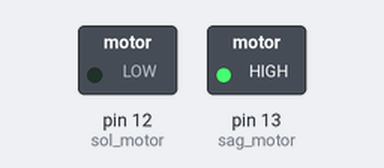
A sketch run on a simulated Arduino Uno, built with avr-gcc and run on an emulated ATmega328P. Parts: switched loads named in the sketch (green lamp = pin HIGH).

Above: at 5.0 s.
At 15.0 s:
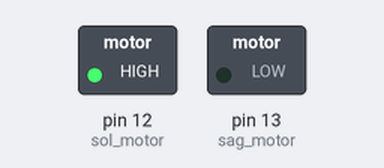
At 21.0 s:
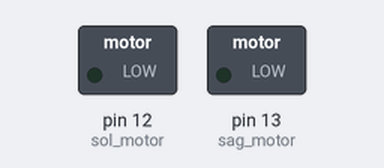
Timing chart, 0 to 28.6 s (numbered marks = the images above):
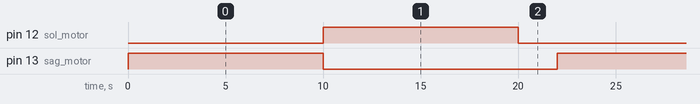

Measured:
- by itself, pin 12 (sol_motor), pin 13 (sag_motor): alternates HIGH for 10.0 s and LOW for 12.0 s
- by itself, everything shown: repeats every 22.0 s, in 3 steps

The sketch:

dc1.ino
```cpp
#define sag_motor 13 // Sağ motor 13.pin
#define sol_motor 12 // Sol motor 12.pin

void setup(){

  pinMode(sag_motor,OUTPUT); //Motorlar çıkış olarak ayarlandı.
  pinMode(sol_motor,OUTPUT); //Motorlar çıkış olarak ayarlandı.

}

void loop(){

  digitalWrite(sag_motor,HIGH);//Sağ motor çalıştırıldı.
  digitalWrite(sol_motor,LOW); //Sol motor kapatıldı.
  delay (10000); // 10 saniye bekleniyor

  digitalWrite(sag_motor,LOW); //Sağ motor kapatıldı.
  digitalWrite(sol_motor,HIGH); //Sol motor çalıştırıldı.
  delay(10000); //10 saniye bekleniyor

  digitalWrite(sag_motor,LOW); //Sağ motor kapatıldı.
  digitalWrite(sol_motor,LOW); //Sol motor kapatıldı.
  delay(2000); //2 saniye bekleniyor

  }
```
